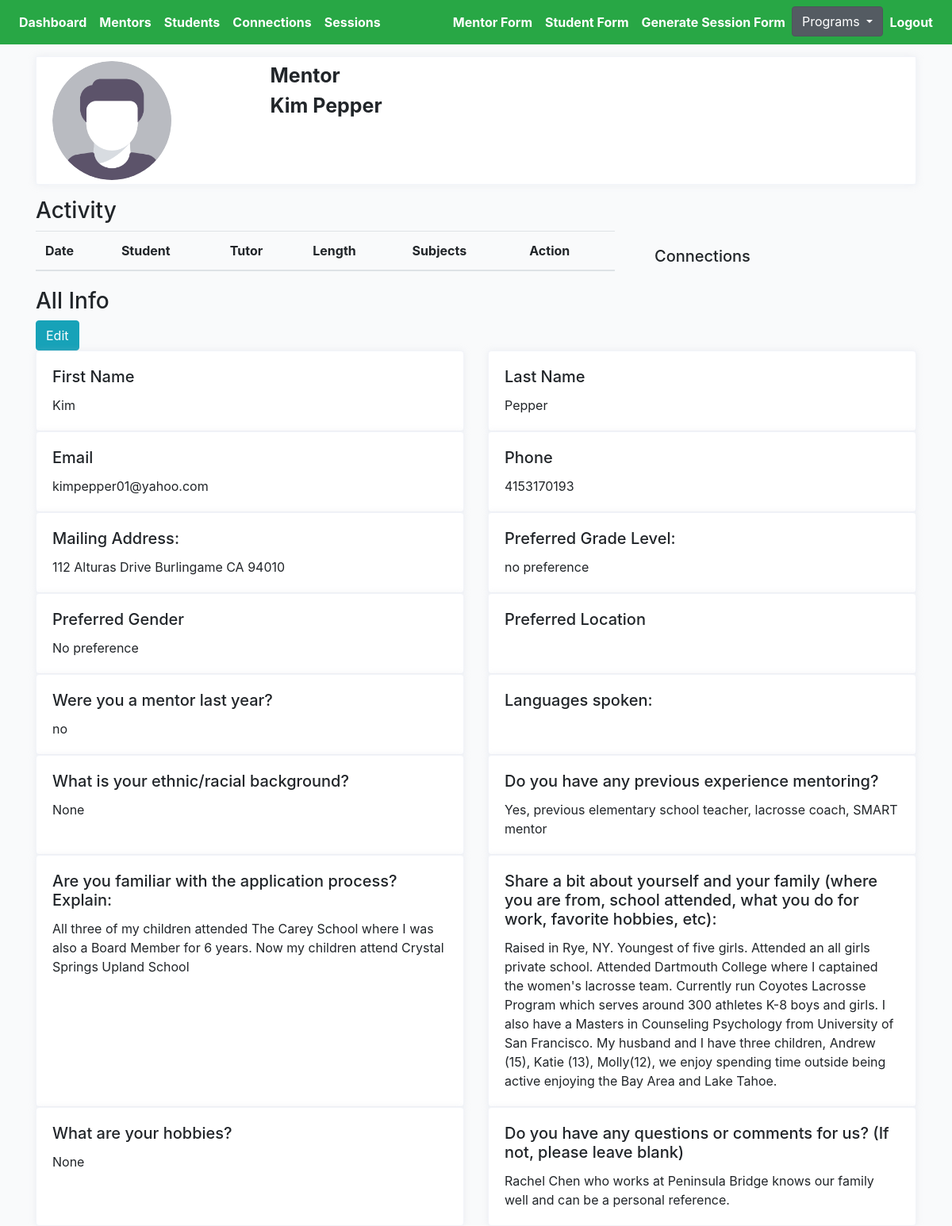
/choice/kim-pepper/mentor-profile-detail (signed in), run on an earlier commit of the app's database.
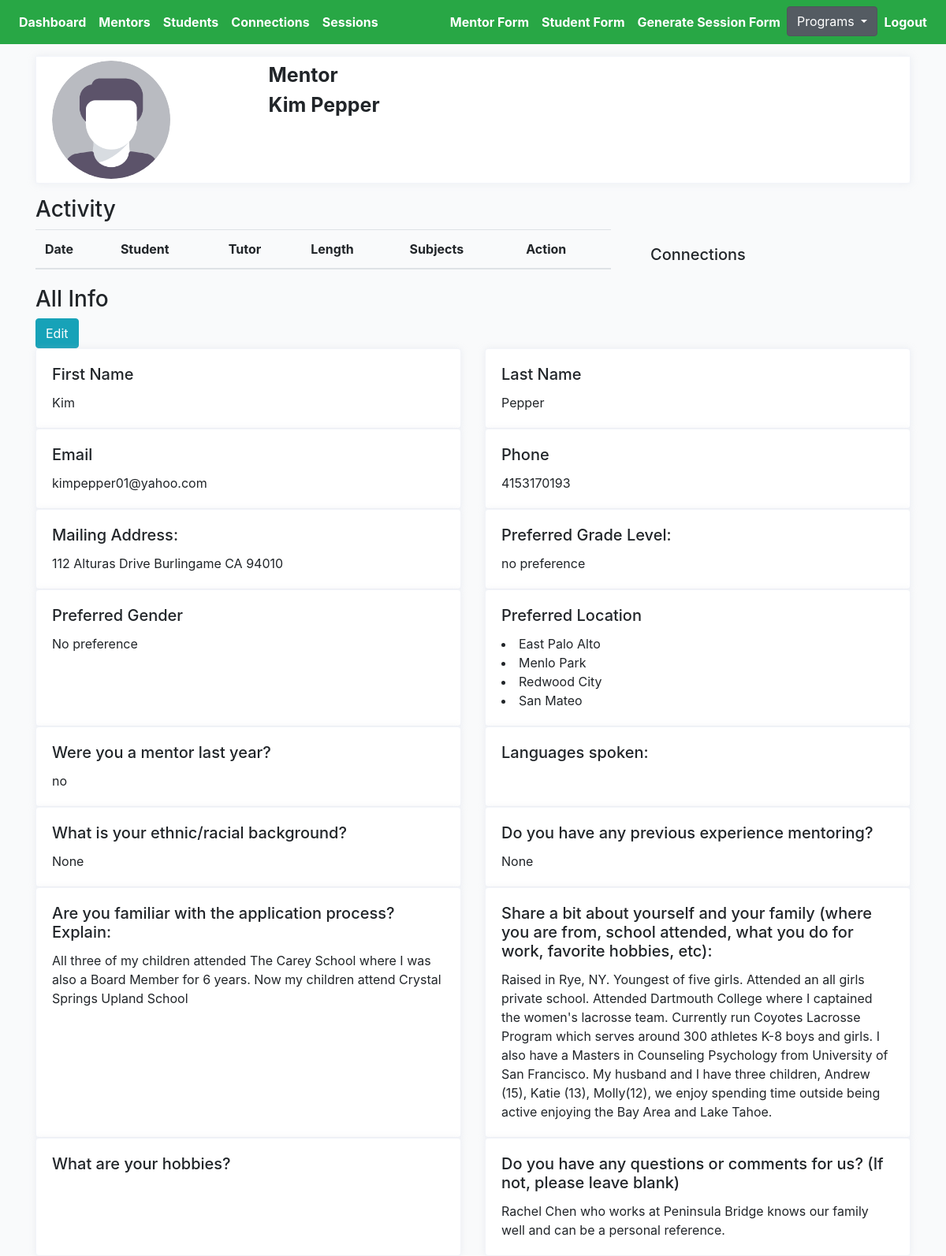
And on a later commit of the database.
### cprofiles/models.py (models this page shows, shortened)
class Mentor(models.Model):
    avatar = models.ImageField(default='avatar.png', upload_to='avatars/')
    first_name = models.CharField(max_length=200, blank=True)
    last_name = models.CharField(max_length=200, blank=True)
    email = models.EmailField(max_length=200, blank=True)
    phone = models.CharField(max_length=200, blank=True)
    address = models.CharField(max_length=200, blank=True)
    prefer_grade = models.CharField(max_length=200, choices=MENTOR_GRADE_CHOICES)
    prefer_gender = models.CharField(max_length=200, choices=GENDER_CHOICES)
    prefer_location = models.ManyToManyField(Preferlocation, blank=True, related_name='prefer_location')
    mentor_last_year = models.CharField(null=True, blank=True, max_length=200, choices=YES_NO)
    language = models.ManyToManyField(Mentorlanguage, blank=True, related_name='mentor_language')
    experience = models.CharField(null=True, blank=True, max_length=200, choices=YES_NO)
    familiar = models.TextField(null=True, blank=True, max_length=1000)
    share = models.TextField(null=True, blank=True, max_length=1000)
    hobby = models.TextField(null=True, blank=True, max_length=1000)
    question = models.TextField(null=True, blank=True, max_length=1000)
    friends = models.ManyToManyField(Student, blank=True, related_name='mentors')
    updated = models.DateTimeField(auto_now=True)
    created = models.DateTimeField(auto_now_add=True)
    slug = models.SlugField(unique=True, blank=True)
    flag = models.BooleanField(default=False)
    ethnic = models.CharField(null=True, blank=True, max_length=200, choices=ETHNIC_CHOICES)
    def get_languages(self):
        return self.language.all()
    def get_locations(self):
        return self.prefer_location.all()
    def get_mentor_connections(self):
        return self.mentor.filter()
    __initial_first_name = None
    __initial_last_name = None
    def __init__(self, *args, **kwargs):
        super().__init__(*args, **kwargs)
        self.__initial_first_name = self.first_name
        self.__initial_last_name = self.last_name

class Preferlocation(models.Model):
    name = models.CharField(max_length=200, blank=True)
    def __str__(self):
        return self.name

### cprofiles/views.py (the view)
# urls.py: path('<slug>/mentor-profile-detail', MentorDetailView.as_view(), name='mentor-profiles-detail'),
@method_decorator(login_required, name='dispatch')
@method_decorator(allowed_users(allowed_roles=['choice', 'admin']), name='dispatch')
class MentorDetailView(DetailView):
    model = Mentor
    template_name = 'choice/mentor-detail.html'
    def get_object(self):
        slug = self.kwargs.get('slug')
        mentor = Mentor.objects.get(slug=slug)
        return mentor
    def get_context_data(self, **kwargs):
        context = super().get_context_data(**kwargs)
        slug = self.kwargs.get('slug')
        mentor = Mentor.objects.get(slug=slug)
        sessions = Session.objects.filter(submit_status=True).filter(connection__mentor=mentor)
        sessions_ = []
        for item in sessions:
            sessions_.append(item)
        context["sessions"] = sessions_
        return context

### templates/choice/mentor-detail.html (shortened to what the changed rows need)
{% extends 'cbase.html' %}
{% load static %}
{% block stylesheet %}{% static '/css/profile.css' %}{% endblock %}
{% block content %}
<div class="profile-page tx-13">
    <div class="row">
        <div class="col-12 grid-margin">
            <div class="profile-header">
                <div class="header-links">
                    <div class="container header">
                        <div class="row">
                            <div class="col-3 name-btn">
                                <img class="profile-pic" src="{{mentor.avatar.url}}" alt="profile">
                            </div>
                            <div class="col-3">
                                <div style="font-size:25px; font-weight:bold" class="profile-name">
                                    Mentor</div>
                                <div style="font-size:25px; font-weight:bold" class="profile-name">
                                    {{mentor.first_name}}
                                    {{mentor.last_name}}</div>
                            </div>
                        </div>
                    </div>
                </div>
            </div>
        </div>
    </div>
</div>
<div class="row">
    <div class="col-8 table-responsive-lg">
        <table class="table">
            <thead>
                <tr>
                    <th scope="col">Date</th>
                    <th scope="col">Student</th>
                    <th scope="col">Tutor</th>
                    <th scope="col">Length</th>
                    <th scope="col">Subjects</th>
                    <th scope="col">Action</th>
                </tr>
            </thead>
        </table>
    </div>
</div>
<div class="row">
    <div class="col-sm-6">
        <div class="card h-100">
            <div class="card-body">
                <h5 class="card-title">First Name</h5>
                <p class="card-text">{{mentor.first_name}}</p>
            </div>
        </div>
    </div>
    <div class="col-sm-6">
        <div class="card h-100">
            <div class="card-body">
                <h5 class="card-title">Last Name</h5>
                <p class="card-text">{{mentor.last_name}}</p>
            </div>
        </div>
    </div>
</div>
<div class="row">
    <div class="col-sm-6">
        <div class="card h-100">
            <div class="card-body">
                <h5 class="card-title">Email</h5>
                <p class="card-text">{{mentor.email}}</p>
            </div>
        </div>
    </div>
    <div class="col-sm-6">
        <div class="card h-100">
            <div class="card-body">
                <h5 class="card-title">Phone</h5>
                <p class="card-text">{{mentor.phone}}</p>
            </div>
        </div>
    </div>
</div>
<div class="row">
    <div class="col-sm-6">
        <div class="card h-100">
            <div class="card-body">
                <h5 class="card-title">Mailing Address:</h5>
                <p class="card-text">{{mentor.address}}</p>
            </div>
        </div>
    </div>
    <div class="col-sm-6">
        <div class="card h-100">
            <div class="card-body">
                <h5 class="card-title">Preferred Grade Level:</h5>
                <p class="card-text">{{mentor.prefer_grade}}</p>
            </div>
        </div>
    </div>
</div>
<div class="row">
    <div class="col-sm-6">
        <div class="card h-100">
            <div class="card-body">
                <h5 class="card-title">Preferred Gender</h5>
                <p class="card-text">{{mentor.prefer_gender}}</p>
            </div>
        </div>
    </div>
    <div class="col-sm-6">
        <div class="card h-100">
            <div class="card-body">
                <h5 class="card-title">Preferred Location</h5>
                {% for location in mentor.get_locations %}
                <li>{{location}}</li>
                {% endfor %}
            </div>
        </div>
    </div>
</div>
<div class="row">
    <div class="col-sm-6">
        <div class="card h-100">
            <div class="card-body">
                <h5 class="card-title">Were you a mentor last year?</h5>
                <p class="card-text">{{mentor.mentor_last_year}}</p>
            </div>
        </div>
    </div>
</div>
<div class="row">
    <div class="col-sm-6">
        <div class="card h-100">
            <div class="card-body">
                <h5 class="card-title">What is your ethnic/racial background?</h5>
                <p class="card-text">{{mentor.ethnic}}</p>
            </div>
        </div>
    </div>
    <div class="col-sm-6">
        <div class="card h-100">
            <div class="card-body">
                <h5 class="card-title">Do you have any previous experience mentoring?</h5>
                <p class="card-text">{{mentor.experience}}</p>
            </div>
        </div>
    </div>
</div>
<div class="row">
    <div class="col-sm-6">
        <div class="card h-100">
            <div class="card-body">
                <h5 class="card-title">Are you familiar with the application process? Explain:</h5>
                <p class="card-text">{{mentor.familiar}}</p>
            </div>
        </div>
    </div>
    <div class="col-sm-6">
        <div class="card h-100">
            <div class="card-body">
                <h5 class="card-title">Share a bit about yourself and your family (where you are from, school attended, what you do for work, favorite hobbies, etc):</h5>
                <p class="card-text">{{mentor.share}}</p>
            </div>
        </div>
    </div>
</div>
<div class="row">
    <div class="col-sm-6">
        <div class="card h-100">
            <div class="card-body">
                <h5 class="card-title">What are your hobbies?</h5>
                <p class="card-text">{{mentor.hobby}}</p>
            </div>
        </div>
    </div>
    <div class="col-sm-6">
        <div class="card h-100">
            <div class="card-body">
                <h5 class="card-title">Do you have any questions or comments for us? (If not, please leave blank)</h5>
                <p class="card-text">{{mentor.question}}</p>
            </div>
        </div>
    </div>
</div>
{% endblock content %}

What changed in the data, as far as the page shows it:
changed Mentor "Kim": experience "Yes, previous elementary school teacher, lacrosse coach, SMART mentor" → "None"; hobby "None" → (not shown)
now on this page (row unchanged): Preferlocation: name "East Palo Alto"
now on this page (row unchanged): Preferlocation: name "Menlo Park"
now on this page (row unchanged): Preferlocation: name "Redwood City"
now on this page (row unchanged): Preferlocation: name "San Mateo"
